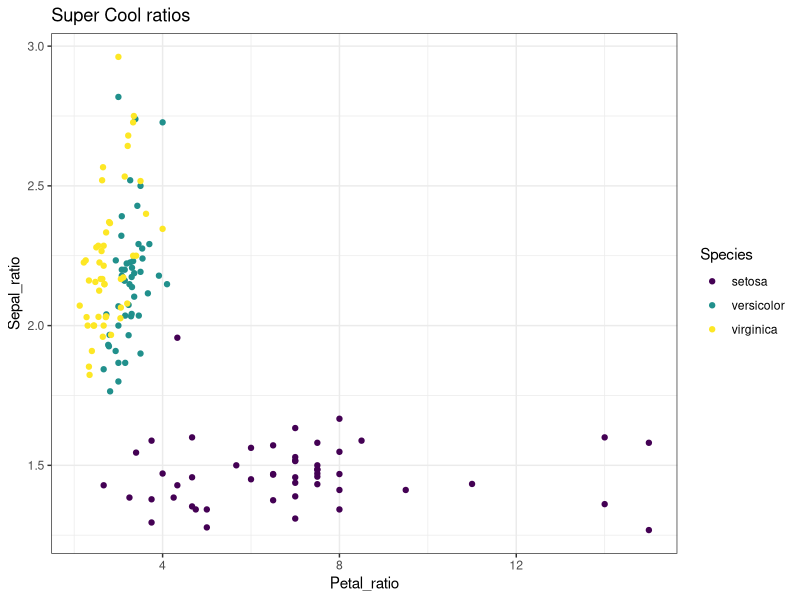

Write R code to recreate this figure.
# Test file
### A demo for pull requests

library(tidyverse)

data <- iris %>%
  mutate(Petal_ratio = Petal.Length/Petal.Width,
         Sepal_ratio = Sepal.Length/Sepal.Width)

ggplot(data) +
  geom_point(aes(Petal_ratio, Sepal_ratio, color = Species)) +
  labs(title = "Super Cool ratios") +
  viridis::scale_color_viridis(discrete = TRUE) +
  theme_bw()
